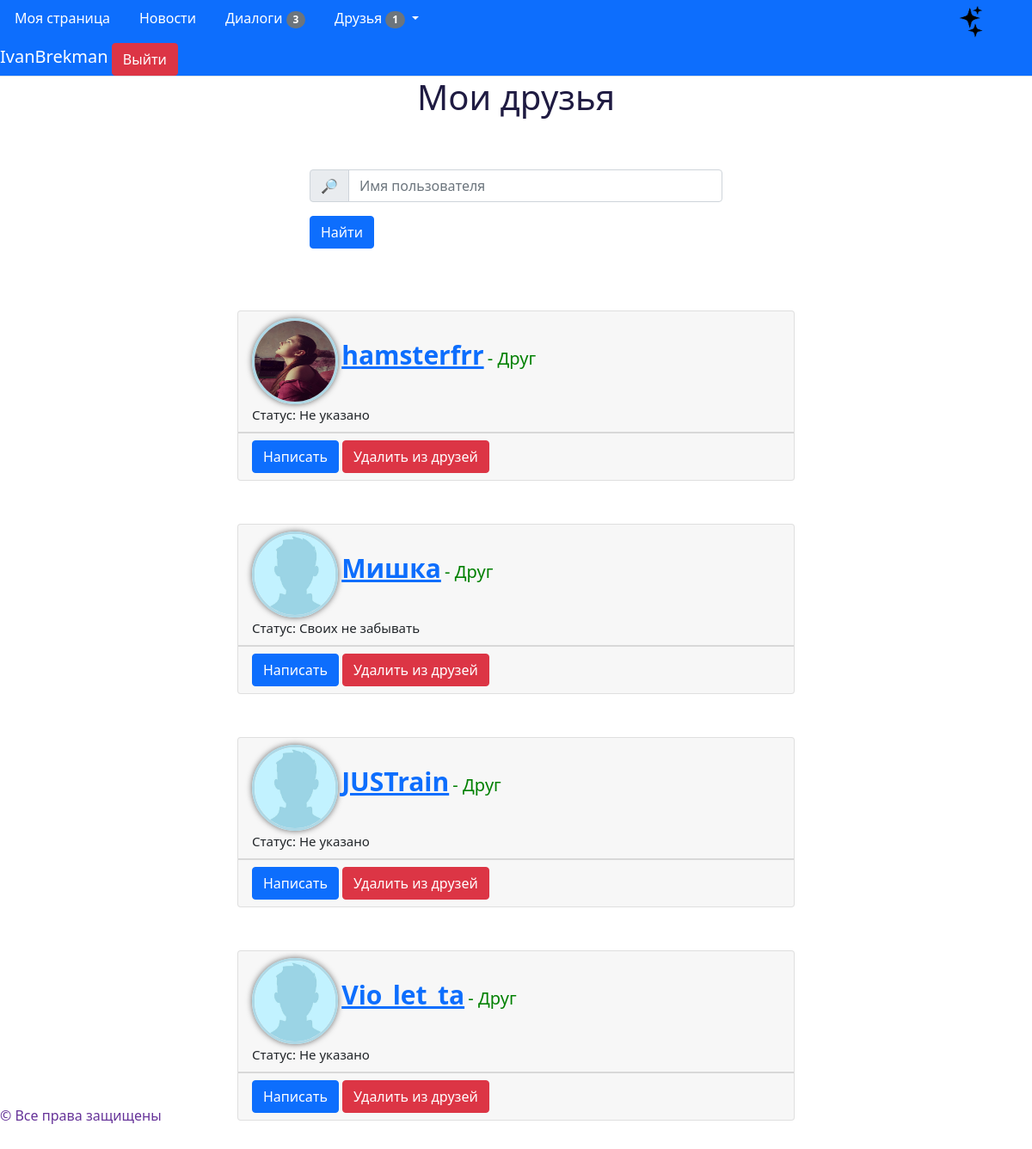
Page /friends/1 (signed in) on the committed database.
### data/models/user.py (models this page shows, shortened)
class User(SqlAlchemyBase, UserMixin, SerializerMixin):
    __tablename__ = 'users'
    id = sqlalchemy.Column(sqlalchemy.Integer, primary_key=True, autoincrement=True)
    sid = sqlalchemy.Column(sqlalchemy.String)
    nickname = sqlalchemy.Column(sqlalchemy.String, nullable=False)
    email = sqlalchemy.Column(sqlalchemy.String, nullable=False, unique=True)
    img = sqlalchemy.Column(sqlalchemy.String, default='default')
    status = sqlalchemy.Column(sqlalchemy.String, default='Не указано')
    sex = sqlalchemy.Column(sqlalchemy.String, default='Не указано')
    education = sqlalchemy.Column(sqlalchemy.String, default='Не указано')
    marital_status = sqlalchemy.Column(sqlalchemy.String, default='Не указано')
    birthday = sqlalchemy.Column(sqlalchemy.DateTime, default=dt.datetime(1800, 1, 1))
    about_me = sqlalchemy.Column(sqlalchemy.String, default='Не указано')
    password = sqlalchemy.Column(sqlalchemy.String, nullable=False)
    create_date = sqlalchemy.Column(sqlalchemy.DateTime, default=dt.datetime.utcnow)
    last_seen = sqlalchemy.Column(sqlalchemy.DateTime, default=dt.datetime.utcnow)
    posts = orm.relation("Post", back_populates="user", order_by='desc(Post.create_date)',
                         lazy='subquery')
    rates = orm.relation("PostRate", back_populates="user", lazy='subquery')
    _subscribers = orm.relationship("FriendshipOffer", back_populates='user_to', lazy='dynamic',
                                    primaryjoin='User.id == FriendshipOffer.id_to')
    _offers = orm.relationship('FriendshipOffer', back_populates='user_from', lazy='dynamic',
                               primaryjoin='User.id == FriendshipOffer.id_from')
    _friends = orm.relationship('Friend', lazy='dynamic',
                                primaryjoin='or_(User.id == Friend.id1, User.id == Friend.id2)')
    _unanswered_ss = orm.relationship("FriendshipOffer", back_populates='user_to', lazy='subquery',
                                      primaryjoin='User.id == FriendshipOffer.id_to and not '
                                                  'FriendshipOffer.is_answered')
    dialogs = orm.relationship('Dialog', lazy='subquery',
                               primaryjoin='or_(User.id == Dialog.id1, User.id == Dialog.id2)')
    messages = orm.relationship('Message', back_populates='user_to', lazy='subquery',
                                primaryjoin='User.id == Message.id_to')
    notifications = orm.relationship('Notification', back_populates='user', lazy='dynamic')
    def unanswered_subscribers(self):
        return [offer for offer in self._unanswered_ss if not offer.is_answered]
    def need_answer(self, user):
        for offer in self._unanswered_ss:
            if offer.user_from == user and not offer.is_answered:
                return True
        return False
    def friends(self):
        return [friend.user1 if friend.user1 != self else friend.user2 for friend in self._friends]
    def unread_dialogs(self):
        dialogs = {}
        for mes in [message for message in self.messages if not message.is_read]:
            if dialogs.get(mes.id_from):
                dialogs.get(mes.id_from).append(mes)
            else:
                dialogs[mes.id_from] = [mes]
        return dialogs

### main.py (the view)
@app.route('/friends/<int:user_id>', methods=['GET', 'POST'])
@login_required
def friends(user_id):
    session = db_session.create_session()
    user = get_user(session, user_id, check_auth=False)
    users = user.friends()
    title = 'Мои друзья' if user == current_user else f'Друзья {user.nickname}'
    form = FindUserForm()
    if form.validate_on_submit():
        if not form.nickname.data:
            return redirect(url_for('friends', user_id=user_id))
        users = list(filter(lambda u: form.nickname.data.lower() in u.nickname.lower(), users))
    return render_template('users_list.html', title=title, users=users, form=form,
                           method=request.method, c_user=user)

### app/forms.py
class FindUserForm(FlaskForm):
    nickname = StringField('')
    submit = SubmitField('Найти')

### data/db_session.py (called while the page is built)
def create_session() -> Session:
    global __factory
    assert isinstance(__factory, orm.sessionmaker), f"Wrong type of __factory. Excepted " \
                                                    f"orm.sessionmaker, got {type(__factory)}"
    return __factory()

### main.py (called while the page is built, shortened)
def get_user(session, user_id, check_auth=True) -> User:
    user = session.query(User).get(user_id)
    if not user:
        raise ValueError(f'There are no users with id: {user_id}')
    if check_auth and current_user != user:
        raise ValueError(f'User with id {user_id} doesnt match to current_user, but current_page'
                         f' need this math')
    return user

def get_user_status_info(questioner_user: User, target_user) -> dict:
    response = {'buttons': None, 'status_text': None, 'status_style_color': None, 'type': None}
    if target_user in questioner_user.friends():
        response['buttons'] = [
            f'''<a class="btn btn-primary" href="{url_for('users_dialog', id_from=questioner_user.id, id_to=target_user.id)}">Написать</a>''',
            f'''<a class="btn btn-danger" href="javascript:card_type('remove_friend', {questioner_user.id}, {target_user.id})">Удалить из друзей</a>'''
        ]
        response['status_text'] = ' - Друг'
        response['status_style_color'] = 'green'
        response['type'] = 'friend'
    return response

@login_manager.user_loader
def load_user(user_id):
    session = db_session.create_session()
    return session.query(User).get(user_id)

@app.context_processor
def app_context():
    context = {'date': dt.utcnow, 'user_info': get_user_status_info, 'isinstance': isinstance,
               'Post': Post}
    return context

@app.before_request
def before_request():
    if current_user.is_authenticated:
        session = db_session.create_session()
        user = session.query(User).get(current_user.id)
        user.last_seen = dt.utcnow()
        session.commit()
        print(current_user.sid, clients)

@app.after_request
@cross_origin()
def after_request(response):
    response.headers.add('Access-Control-Allow-Origin', '*')
    response.headers.add('Access-Control-Allow-Headers', 'Content-Type,Authorization')
    response.headers.add('Access-Control-Allow-Methods', 'GET,PUT,POST,DELETE,OPTIONS')
    return response

### templates/users_list.html (shortened to what this page needs)
{% extends 'base.html' %}
{% block links %}
    <link rel="stylesheet" href="{{ url_for('static', filename='css/posts_style.css') }}">
{% endblock %}
{% macro friendship_card(user) %}
    {% set info = user_info(c_user, user) %}
    <div id="user_{{ user.id }}" class="card post-card">
        <div class="card-header">
            <img class="author-img round" src="{{ url_for('static', filename='img/users_img/' + user.img + '.jpg') }}" alt="Фотография друга">
            <a href="{{ url_for('home_page', user_id=user.id) }}" style="font-size: 30px"><b>{{ user.nickname }}</b></a>
            <span id="user_{{ user.id }}_status" style="font-size: 20px; color: {{ info['status_style_color'] }}">
                {{ info['status_text'].encode(encoding='utf-8').decode('utf-8') }}
            </span><br>
            <span style="font-size: 15px">Статус: {{ user.status }}</span>
        </div>
        <div id="user_{{ user.id }}_buttons" class="card-footer">
            <a class="btn btn-primary" href="{{ url_for('users_dialog', id_from=c_user.id, id_to=user.id) }}">Написать</a>
            {% if current_user == c_user %}
                {% if info['type'] == 'friend' %} {{ friend }} {% elif info['type'] == 'offer' %} {{ offer }} {% elif info['type'] == 'usual' %} {{ usual }} {% endif %}
            {% endif %}
        </div>
    </div>
{% endmacro %}
{% block content %}
    <h1>{{ title }}</h1>
    {% include '_find_user_form.html' %}
    {% set users = pagination['users'] if pagination is defined else users %}
    {% if not users %}
        <div class="none">
            {% if method == "GET" %}
                <h1>Отсутствует информация по данной категории</h1>
            {% else %}
                <h1>Друзей с таким никнеймом не найдено</h1>
            {% endif %}
            <img src="{{ url_for('static', filename='img/cat.png') }}" alt="Грустный котик"/>
        </div>
    {% else %}
        <div id="users_friendship_cards">
            {% for user in users %}
                {{ friendship_card(user) }}
            {% endfor %}
        </div>
    {% endif %}
{% endblock %}

### templates/base.html (shortened to what this page needs)
<!DOCTYPE html>
<html lang="en">
<head>
    <link rel="stylesheet"
          href="https://cdn.jsdelivr.net/npm/bootstrap@5.0.0-beta1/dist/css/bootstrap.min.css"
>
    <link rel="stylesheet" href="{{ url_for('static', filename='css/main.css') }}" type="text/css">
    <link rel="stylesheet" href="{{ url_for('static', filename='css/dark.css') }}" type="text/css">
    <link rel="stylesheet" href="{{ url_for('static', filename='css/popup.css') }}" type="text/css">
    {% block links %}{% endblock %}
</head>
<body>
    <header>
        {% block navigation %}
        <div class="nav nav-tabs navbar-light bg-primary" id="nav-tab" role="tablist">
            <a class="nav-item nav-link" style="color: white" id="hom" href="{{ url_for('home_page', user_id=current_user.id) }}"      role="tab" aria-selected="true" >Моя страница</a>
            <a class="nav-item nav-link" style="color: white" id="ind" href="{{ url_for('index') }}"                                   role="tab" aria-selected="false">Новости</a>
            <a class="nav-item nav-link" style="color: white" id="dia" href="{{ url_for('user_dialogs', user_id=current_user.id) }}"   role="tab" aria-selected="false">
                Диалоги
                {% if unm is not defined %}{% set unm = current_user.unread_dialogs()|length %}{% endif %}
                <span id="dialogs_count" class="badge rounded-pill bg-secondary" style="visibility: {% if unm %}visible{% else %}hidden{% endif %}">{{ unm }}</span>
            </a>
            <a class="nav-link dropdown-toggle" style="color: white" data-toggle="dropdown" href="#" role="button" aria-haspopup="true" aria-expanded="false">
                Друзья
                {% set uns = current_user.unanswered_subscribers()|length %}
                <span id="unanswered_subscribers_count1" class="badge rounded-pill bg-secondary" style="visibility: {% if uns %}visible{% else %}hidden{% endif %}">{{ uns }}</span>
            </a>
                    {% set uns = current_user.unanswered_subscribers()|length %}
            <img id="switchTheme" class="nav-item offset-md-6" src="{{ url_for('static', filename='img/star.png') }}" width="50px" height="50px" alt="Темная тема"/>
            <div class="nav-item">
                <span style="font-size: 20px; color: white">{{ current_user.nickname }}</span>
                <a class="btn btn-danger" href="{{ url_for('logout') }}" >Выйти</a>
            </div>
        </div>
        {% endblock %}
    </header>
    <main>
        {% set base = True %}
        {% block content %}{% endblock %}
    </main>
    <footer>
        <span style="color: rebeccapurple;">© Все права защищены</span>
    </footer>
</body>
</html>

### templates/_find_user_form.html (shortened to what this page needs)
<form method="post">
    <div class="input-group mb-3">
        <span class="input-group-text" id="basic-addon1">🔎</span>
        {{ form.nickname(class="form-control", placeholder="Имя пользователя") }}
    </div>
    {{ form.submit(class="btn btn-primary") }}
</form><br><br><br>

### static/css/main.css (style rules this page uses)
h1 { text-align: center; margin-bottom: 5%; }
footer { position: fixed; top: 95%; }
form { width: 40%; margin-left: 30%; }

### static/css/dark.css (style rules this page uses)
#switchTheme { display: inline-block; position: relative; }

### static/css/posts_style.css (style rules this page uses)
.post-card { margin-left: 23%; margin-bottom: 50px; width: 54%; }
.round { border-radius: 50px; border: 3px solid lightblue; box-shadow: 0 0 7px #666; }
img.author-img { width: 100px; height: 100px; }

### rows in the picture
User: nickname "IvanBrekman"
User: img (picture), nickname "hamsterfrr", status_text.encode "- Друг", status "Не указано", friend "Удалить из друзей"
User: img (placeholder picture), nickname "Мишка", status_text.encode "- Друг", status "Своих не забывать", friend "Удалить из друзей"
User: img (placeholder picture), nickname "JUSTrain", status_text.encode "- Друг", status "Не указано", friend "Удалить из друзей"
User: img (placeholder picture), nickname "Vio_let_ta", status_text.encode "- Друг", status "Не указано", friend "Удалить из друзей"

### other values in the picture
{{ unm }} "3"
{{ uns }} "1"
{{ title }} "Мои друзья"
